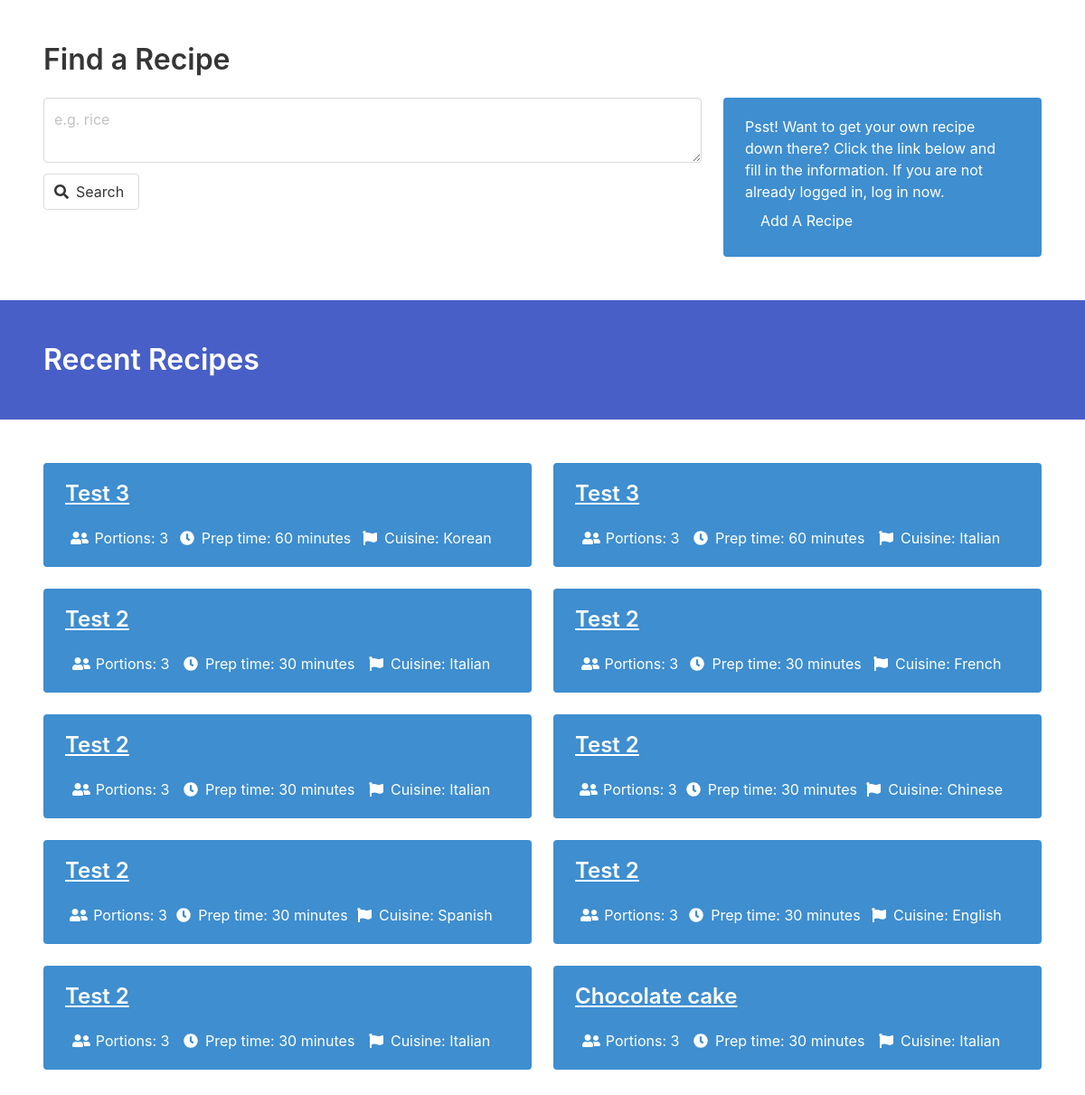
The page /flying_helmet/ on the database as committed earlier.
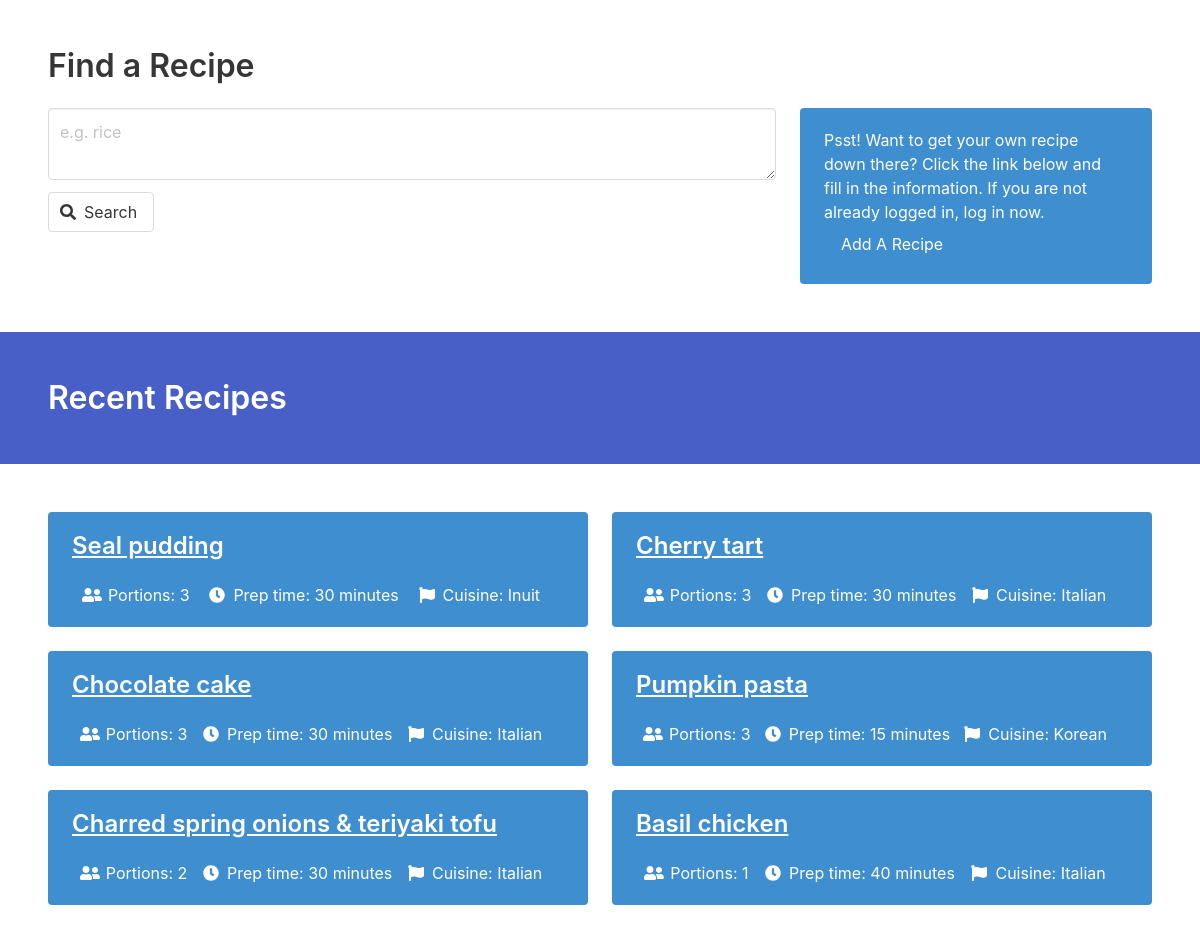
The same page on the database as committed later.
### flying_helmet/models.py (models this page shows, shortened)
class Recipe(models.Model):
    name = models.CharField(max_length=300)
    cuisine = models.ForeignKey(Cuisine, on_delete=models.CASCADE, default='')
    poster_username = models.CharField(max_length=150)
    portions = models.IntegerField(default=1)
    method = models.CharField(max_length=1000)
    prep_time = models.IntegerField(default=10)
    image = models.ImageField(null=True, blank=True, upload_to='recipe_images/')

class Cuisine(models.Model):
    name = models.CharField(max_length=100)

### flying_helmet/views.py (the view)
# urls.py: path('', views.home, name='home'),
def home(request):
    recipes = Recipe.objects.order_by('id')
    context = {
        'recipes': recipes.reverse()[:10]
    }
    return render(request, 'flying_helmet/home.html', context)

### flying_helmet/templates/flying_helmet/home.html (shortened to what this page needs)
<html>
<head>
    <link rel="stylesheet" href="https://cdn.jsdelivr.net/npm/bulma@0.9.3/css/bulma.min.css">
</head>
<body>
    <section class="section">
        <div class="title">Find a Recipe </div>
        <div class="columns">
            <div class="column is-two-thirds">
                <form action="{% url 'flying_helmet:search' %}" method="get">
                    <p>
                    <div class="mb-3">
                        <textarea class="textarea" placeholder="e.g. rice" name="search" id="search" cols="30"
                            rows="2"></textarea>
                    </div>
                    </p>
                    <button class="button">
                        <span class="icon">
                            <i class="fas fa-search"></i>
                        </span>
                        <span class="icon-text">Search</span>
                    </button>
                </form>
            </div>
            <div class="column is-one-third">
                <div class="notification is-info">
                    Psst! Want to get your own recipe down there? Click the link below
                    and fill in the information. If you are not already logged in, log in now.
                    <p><a href="upload" class="button is-info">Add A Recipe</a></p>
                  </div>
            </div>
        </div>
    </section>
    <section class="hero is-link">
        <div class="hero-body">
            <p class="title">
                Recent Recipes
            </p>
        </div>
    </section>
    <section class="section">
        <div class="columns is-multiline">
            {% for recipe in recipes %}
            <div class="column is-half">
                <div class="notification is-info">
                    <h3 class="title is-4"> <a href="recipe/{{recipe.name}}">{{recipe.name.capitalize}}</a></h3>
                    <nav class="level">
                        <div class="level-item has-text-centered">
                            <span class="icon-text">
                                <span class="icon">
                                    <i class="fas fa-user-friends"></i>
                                </span>
                                <span>Portions: {{recipe.portions}}</span>
                            </span>
                        </div>
                        <div class="level-item has-text-centered">
                            <span class="icon-text">
                                <span class="icon">
                                    <i class="fas fa-clock"></i>
                                </span>
                                <span>Prep time: {{recipe.prep_time}} minutes</span>
                            </span>
                        </div>
                        <div class="level-item has-text-centered">
                            <span class="icon-text">
                                <span class="icon">
                                    <i class="fas fa-flag"></i>
                                </span>
                                <span>Cuisine: {{recipe.cuisine.name}}</span>
                            </span>
                        </div>
                    </nav>
                </div>
            </div>
            {% endfor %}
        </div>
        </body>
</html>

Rows that differ between the two databases and show on the page:
removed Recipe: name "Test 3", portions "3", prep_time "60", cuisine.name "Korean"
removed Recipe: name "Test 3", portions "3", prep_time "60", cuisine.name "Italian"
removed Recipe: name "Test 2", portions "3", prep_time "30", cuisine.name "Italian"
removed Recipe: name "Test 2", portions "3", prep_time "30", cuisine.name "French"
removed Recipe: name "Test 2", portions "3", prep_time "30", cuisine.name "Italian"
removed Recipe: name "Test 2", portions "3", prep_time "30", cuisine.name "Chinese"
removed Recipe: name "Test 2", portions "3", prep_time "30", cuisine.name "Spanish"
removed Recipe: name "Test 2", portions "3", prep_time "30", cuisine.name "English"
removed Recipe: name "Test 2", portions "3", prep_time "30", cuisine.name "Italian"
added Recipe: name "Seal pudding", portions "3", prep_time "30", cuisine.name "Inuit"
added Recipe: name "Cherry tart", portions "3", prep_time "30", cuisine.name "Italian"
now on this page (row edited): Recipe: name "Pumpkin pasta", portions "3", prep_time "15", cuisine.name "Korean"
now on this page (row unchanged): Recipe: name "Charred spring onions & teriyaki tofu", portions "2", prep_time "30", cuisine.name "Italian"
now on this page (row unchanged): Recipe: name "Basil chicken", portions "1", prep_time "40", cuisine.name "Italian"
